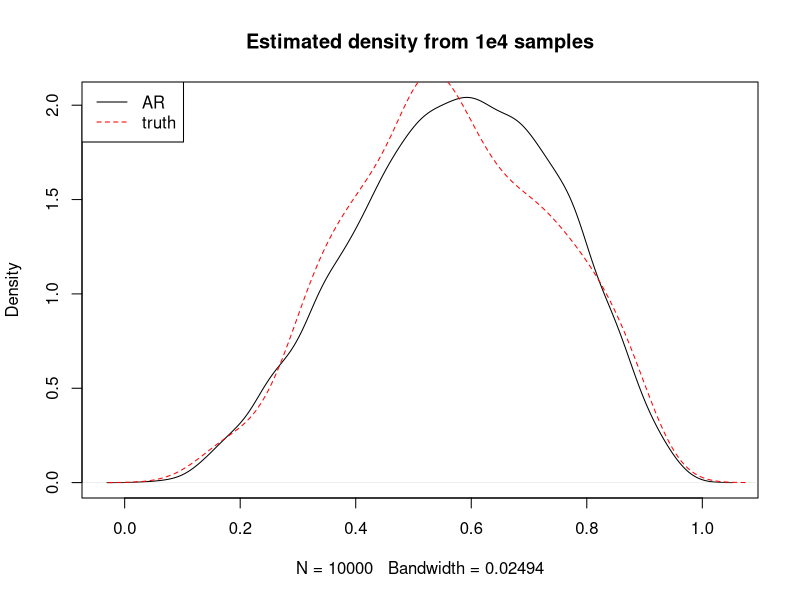
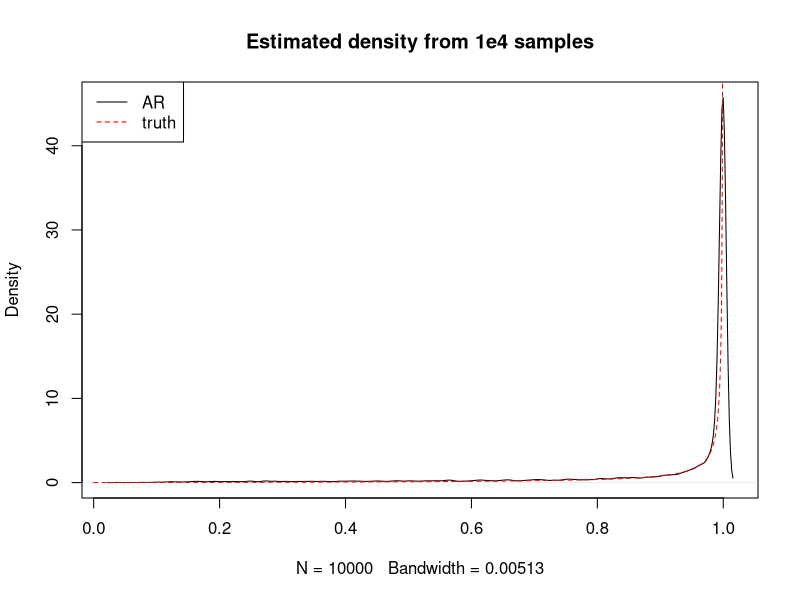
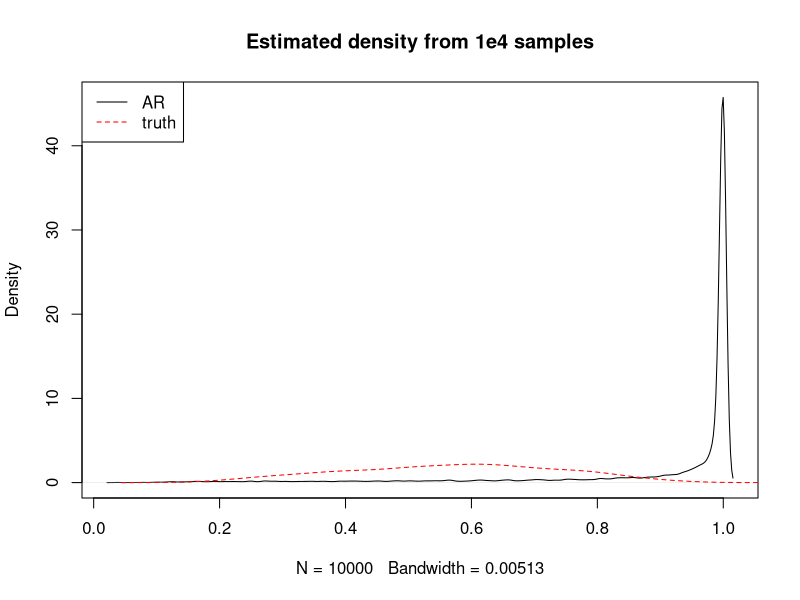
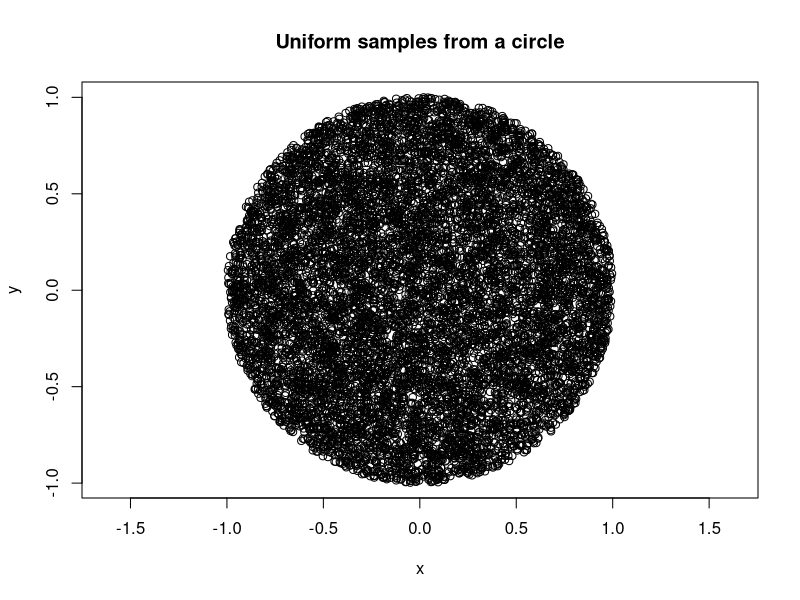

R code for these plots, in order:
#########################
## Accept-reject for
## Beta(4,3) distribution
## Using U(0,1) proposal
#########################
set.seed(1)
beta_ar <- function() 
{
  c <- 60 *(3/5)^3 * (2/5)^2 
  accept <- 0
  counter <- 0   # count the number of loop
  while(accept == 0)
  {
    counter <- counter + 1
    
    # fill in the lines of code here to implement
    U <- runif(1)
    prop <- runif(1)
    ratio <- dbeta(prop, 4, 3)/c
    
    
    if(U <= ratio)
    {
      accept <- 1
      return(c(prop, counter))
    }
  }
}


### Obtaining 10^4 samples from Beta() distribution
N <- 1e4
samp <- numeric(length = N)
counts <- numeric(length = N)
for(i in 1:N){
  rep <-   beta_ar()
  samp[i] <-  rep[1]
  counts[i] <- rep[2]
}

# Make a plot of the estimated density from the samples
# versus the true density
x <- seq(0, 1, length = 500)
plot(density(samp), main = "Estimated density from 1e4 samples")
lines(density(rbeta(500,4,3))   , col = "red", lty = 2) ## Complete this
legend("topleft", lty = 1:2, col = c("black", "red"), legend = c("AR", "truth"))

# This is c
(c <- 60 *(3/5)^3 * (2/5)^2)

# This is the mean number of loops required
mean(counts)

#They should be almost the same!






#########################
## Accept-reject for
## Beta(2,0.1) distribution
#########################
set.seed(1)
beta_ar <- function() 
{
  c <- gamma(2+0.1)/(gamma(2)*gamma(0.1)*0.1)
  accept <- 0
  counter <- 0   # count the number of loop
  while(accept == 0)
  {
    counter <- counter + 1
    
    # fill in the lines of code here to implement
    U <- runif(1)
    prop <- 1 - (1 - U)^(1/0.1)
    q_y <- 0.1*(1 - prop)^(1/0.1)
    ratio <- exp(log(dbeta(prop, 2, 0.1))-log(c)-log(q_y))
    
    u_check <- runif(1)
    if(u_check <= ratio)
    {
      accept <- 1
      return(c(prop, counter))
    }
  }
}


### Obtaining 10^4 samples from Beta() distribution
N <- 1e4
samp <- numeric(length = N)
counts <- numeric(length = N)
for(i in 1:N){
  rep <-   beta_ar()
  samp[i] <-  rep[1]
  counts[i] <- rep[2]
}

# Make a plot of the estimated density from the samples
# versus the true density
x <- seq(0, 1, length = 50000)
plot(density(samp), main = "Estimated density from 1e4 samples")
lines(x,dbeta(x,2,0.1)   , col = "red", lty = 2) ## Complete this
legend("topleft", lty = 1:2, col = c("black", "red"), legend = c("AR", "truth"))

# This is c
c <- gamma(2+0.1)/(gamma(2)*gamma(0.1)*0.1)

# This is the mean number of loops required
mean(counts)

#They should be almost the same!






#############################################################################
set.seed(1)
gamma_ar <- function() 
{
  c <- ((3^4)*(((4-1)/(3-(3/4)))^(4-1))*exp(1-4))/((3/4)*gamma(4)) 
  accept <- 0
  counter <- 0   # count the number of loop
  while(accept == 0)
  {
    counter <- counter + 1
    
    # fill in the lines of code here to implement
    U <- runif(1)
    prop <- -(1/(3/4))*log(1 - U)
    f_y <- (3^4)
    
    
    if(U <= ratio)
    {
      accept <- 1
      return(c(prop, counter))
    }
  }
}


### Obtaining 10^4 samples from Beta() distribution
N <- 1e4
samp <- numeric(length = N)
counts <- numeric(length = N)
for(i in 1:N){
  rep <-   beta_ar()
  samp[i] <-  rep[1]
  counts[i] <- rep[2]
}

# Make a plot of the estimated density from the samples
# versus the true density
x <- seq(0, 1, length = 500)
plot(density(samp), main = "Estimated density from 1e4 samples")
lines(density(rbeta(500,4,3))   , col = "red", lty = 2) ## Complete this
legend("topleft", lty = 1:2, col = c("black", "red"), legend = c("AR", "truth"))

# This is c
(c <- 60 *(3/5)^3 * (2/5)^2)

# This is the mean number of loops required
mean(counts)

#They should be almost the same!









##################################
## Accept-reject for obtaining
## sample uniformlyfrom a standard circle
## using a box as a proposal
##############################
set.seed(1)
circle_ar <- function() 
{
  accept <- 0
  counter <- 0   # count the number of loop
  while(accept == 0)
  {
    counter <- counter + 1
    prop <- c(2*runif(1) - 1, 2*runif(1) - 1) 
    
    if(prop[1]^2 + prop[2]^2 <= 1) # fill condition
    {
      accept <- 1
      return(c(prop, counter))
    }
  }
}

# Simulation 10^4 samples from circle
N <- 1e4
samp <- matrix(0, ncol = 2, nrow = N)
counts <- numeric(length = N)
for(i in 1:N)
{
  foo <- circle_ar()  # I use foo as a dummy name
  samp[i,] <- foo[1:2]
  counts[i] <- foo[3]
}


4/pi
# [1] 1.27324
mean(counts)  # should be very close

# Plotting the obtained samples
# no paritcular part of the circle is favored more
# than any other part.
plot(samp[,1], samp[,2], xlab = "x", ylab = "y", 
     main = "Uniform samples from a circle", asp = 1)





























